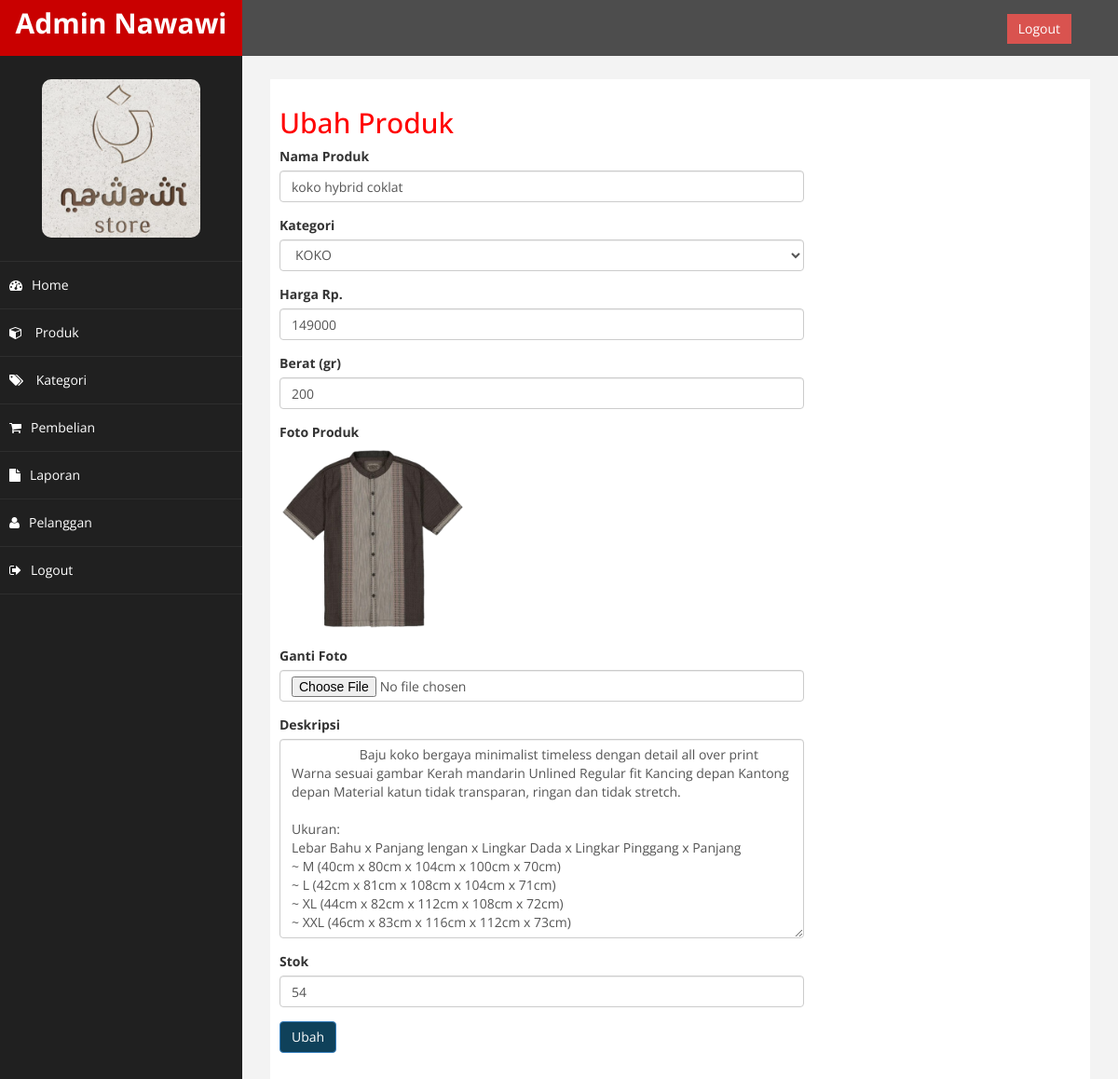
Page /admin/index.php?halaman=ubahproduk&id=11 (signed in) on the committed database.
### tables this page shows
CREATE TABLE `produk` (
  `id_produk` int(11) NOT NULL,
  `id_kategori` int(5) NOT NULL,
  `nama_produk` varchar(100) NOT NULL,
  `harga_produk` int(11) NOT NULL,
  `berat_produk` int(11) NOT NULL,
  `foto_produk` varchar(100) NOT NULL,
  `deskripsi_produk` text NOT NULL,
  `stok_produk` int(5) NOT NULL
);

CREATE TABLE `kategori` (
  `id_kategori` int(5) NOT NULL,
  `nama_kategori` varchar(100) NOT NULL
);

### admin/ubahproduk.php (the view, shortened to what this page needs)
<?php
$ambil = $koneksi->query("SELECT * FROM produk WHERE id_produk = '$_GET[id]'");
$pecah = $ambil->fetch_assoc();
$datakategori = [];
$ambil = $koneksi->query("SELECT * FROM kategori");
while($tiap = $ambil->fetch_assoc()){
	$datakategori[] = $tiap;
}
?>
<h2>Ubah Produk</h2>
<div class="row">
	<div class="col-md-8">
    <form action="" method="post" enctype="multipart/form-data">
      <div class="form-group">
        <label for="">Nama Produk</label>
        <input type="text" name="nama" class="form-control" value="<?= $pecah['nama_produk']; ?>">
      </div>
      <div class="form-group">
        <label>Kategori</label>
        <select name="id_kategori" id="" class="form-control">
          <?php foreach($datakategori as $key => $value): ?>
          <option value="<?= $value['id_kategori'] ?>" <?php if($pecah['id_kategori']==$value['id_kategori']){echo "selected";} ?>>
            <?= $value['nama_kategori']; ?>
          </option>
          <?php endforeach; ?>
        </select>
      </div>
      <div class="form-group">
        <label for="">Harga Rp.</label>
        <input type="number" name="harga" class="form-control" value="<?= $pecah['harga_produk']; ?>">
      </div>
      <div class="form-group">
        <label for="">Berat (gr)</label>
        <input type="number" name="berat" class="form-control" value="<?= $pecah['berat_produk']; ?>">
      </div>
      <div class="form-group">
        <label for="">Foto Produk</label><br>
        <img src="../foto_produk/<?= $pecah['foto_produk']?>" width="200">
      </div>
      <div class="form-group">
        <label for="">Ganti Foto</label>
        <input type="file" name="foto" class="form-control">
      </div>
      <div class="form-group">
        <label for="">Deskripsi</label>
        <textarea name="deskripsi" class="form-control" rows="10">
          <?= $pecah['deskripsi_produk']; ?>
        </textarea>
      </div>
      <div class="form-group">
        <label for="">Stok</label>
        <input type="number" name="stok" class="form-control" value="<?= $pecah['stok_produk']; ?>">
      </div>
      <button name="ubah" class="btn btn-primary">Ubah</button>
    </form>
  </div>
</div>

### admin/assets/css/custom.css (style rules this page uses)
body { font-family: 'Open Sans', sans-serif; }
h2 { color: #f00; }

### rows in the picture
produk: nama "koko hybrid coklat", id_kategori "KOKO", harga "149000", berat "200", foto_produk (picture), deskripsi "Baju koko bergaya minimalist timeless dengan detail all over print Warna sesuai gambar Kerah mandarin Unlined Regular fit Kancing depan Kantong depan Material katun tidak transparan, ringan dan tidak stretch. Ukuran: Lebar Bahu x Panjang lengan x Lingkar Dada x Lingkar Pinggang x Panjang ~ M (40cm x 80cm x 104cm x 100cm x 70cm) ~ L (42cm x 81cm x 108cm x 104cm x 71cm) ~ XL (44cm x 82cm x 112cm x 108cm x 72cm) ~ XXL (46cm x 83cm x 116cm x 112cm x 73cm)", stok "54"
